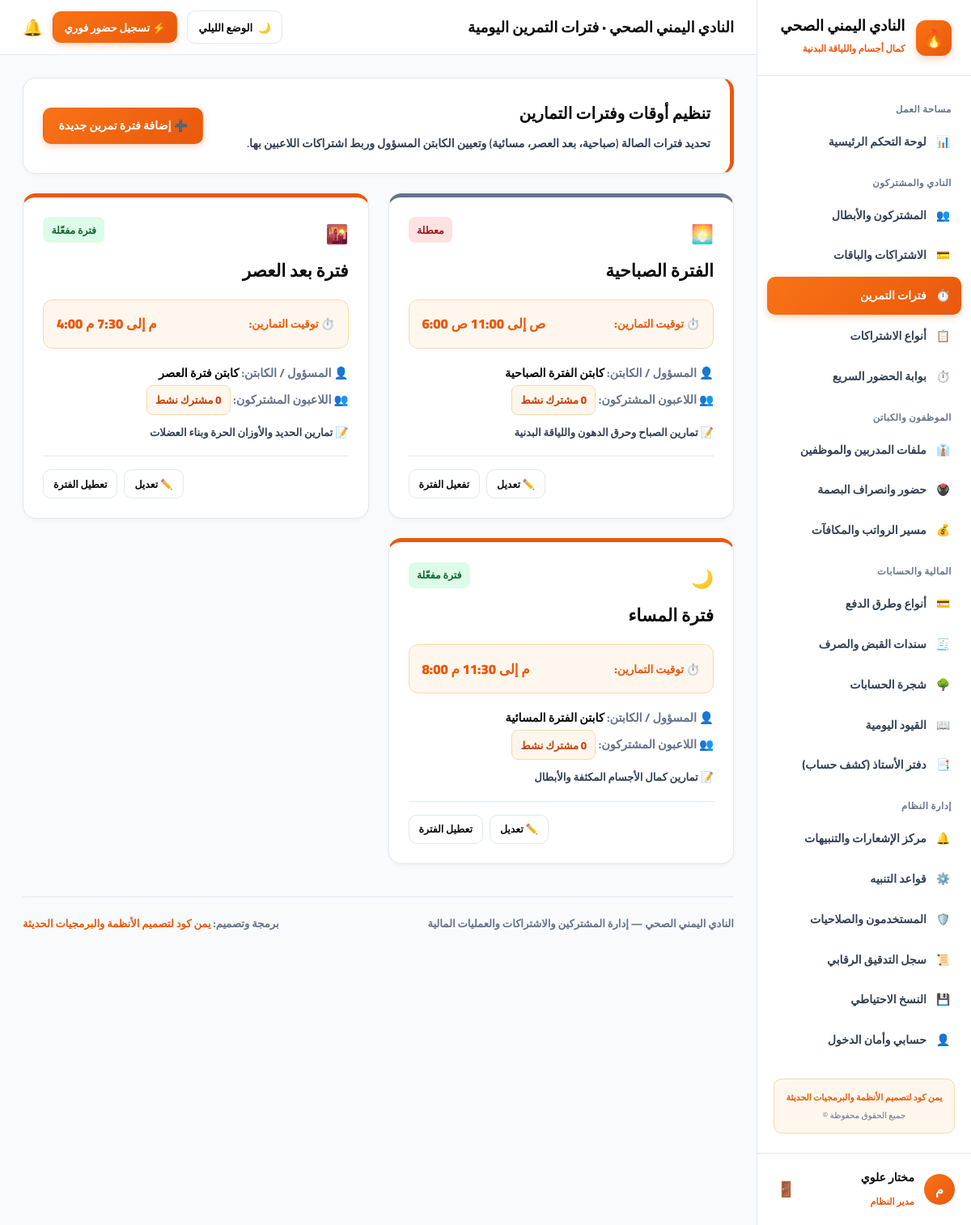
Screenshot of /shifts/ (signed in) with the database file from the repository.
### app/models.py (models this page shows, shortened)
class User(UserMixin, db.Model):
    __tablename__ = "users"
    id = db.Column(db.Integer, primary_key=True)
    username = db.Column(db.String(80), unique=True, nullable=False)
    password_hash = db.Column(db.String(255), nullable=False)
    full_name = db.Column(db.String(120), nullable=False)
    role_name = db.Column(db.String(50), default="مدير النظام")
    is_active = db.Column(db.Boolean, default=True)
    created_at = db.Column(db.DateTime, default=datetime.utcnow)

class Shift(db.Model):
    __tablename__ = "shifts"
    id = db.Column(db.Integer, primary_key=True)
    name = db.Column(db.String(100), nullable=False)
    start_time = db.Column(db.String(10), nullable=False)  # HH:MM e.g. 06:00
    end_time = db.Column(db.String(10), nullable=False)    # HH:MM e.g. 11:00
    supervisor_name = db.Column(db.String(120), nullable=True)
    employee_id = db.Column(db.Integer, db.ForeignKey("employees.id"), nullable=True)
    notes = db.Column(db.Text, nullable=True)
    is_active = db.Column(db.Boolean, default=True)
    employee = db.relationship("Employee", backref="supervised_shifts")
    subscriptions = db.relationship("Subscription", backref="shift", lazy=True)
    @property
    def formatted_time(self):
        def to_12h(t_str):
            if not t_str: return ""
            try:
                parts = t_str.split(":")
                h = int(parts[0])
                m = parts[1]
                period = "ص" if h < 12 else "م"
                h_12 = h % 12
                if h_12 == 0: h_12 = 12
                return f"{h_12}:{m} {period}"
            except Exception:
                return t_str
        return f"{to_12h(self.start_time)} إلى {to_12h(self.end_time)}"
    @property
    def active_supervisor(self):
        if self.employee:
            return self.employee.full_name
        return self.supervisor_name or "مسؤول الصالة"

### app/routes/shifts.py (the view, shortened to what this page needs)
@shifts_bp.route("/", methods=["GET", "POST"])
@login_required
def index():
    all_shifts = Shift.query.order_by(Shift.id.asc()).all()
    employees_list = Employee.query.filter_by(is_active=True).all()
    shift_stats = {}
    for s in all_shifts:
        count = Subscription.query.filter_by(shift_id=s.id, status="ساري").count()
        shift_stats[s.id] = count
    return render_template("shifts/index.html", shifts=all_shifts, employees=employees_list, stats=shift_stats)

### app/templates/shifts/index.html (shortened to what this page needs)
{% extends "base.html" %}
{% block header_title %}النادي اليمني الصحي · فترات التمرين اليومية{% endblock %}
{% block content %}
<div class="card" style="display: flex; justify-content: space-between; align-items: center; flex-wrap: wrap; gap: 1rem; border-right: 5px solid var(--primary);">
  <div>
    <h3 style="margin: 0 0 0.35rem 0; font-size: 1.25rem; font-weight: 900; color: var(--text-main);">
      تنظيم أوقات وفترات التمارين
    </h3>
    <p style="margin: 0; font-size: 0.88rem; font-weight: 600; color: var(--text-muted);">
      تحديد فترات الصالة (صباحية، بعد العصر، مسائية) وتعيين الكابتن المسؤول وربط اشتراكات اللاعبين بها.
    </p>
  </div>
  <button type="button" class="btn btn-primary" onclick="openModal('addShiftModal')">
    ➕ إضافة فترة تمرين جديدة
  </button>
</div>
<div style="display: grid; grid-template-columns: repeat(auto-fit, minmax(320px, 1fr)); gap: 1.5rem;">
  {% for s in shifts %}
  <div class="card" style="display: flex; flex-direction: column; justify-content: space-between; border-top: 5px solid {% if s.is_active %}var(--primary){% else %}var(--text-caption){% endif %}; margin-bottom: 0;">
    <div>
      <div style="display: flex; justify-content: space-between; align-items: flex-start; margin-bottom: 1rem;">
        <div>
          <span style="font-size: 1.4rem;">
            {% if 'صباح' in s.name %}🌅{% elif 'عصر' in s.name %}🌇{% else %}🌙{% endif %}
          </span>
          <h3 style="margin: 0.25rem 0 0 0; font-size: 1.35rem; font-weight: 900; color: var(--text-main);">{{ s.name }}</h3>
        </div>
        <div>
          {% if s.is_active %}
            <span class="badge badge-success">فترة مفعّلة</span>
          {% else %}
            <span class="badge badge-danger">معطلة</span>
          {% endif %}
        </div>
      </div>
      <div style="background: var(--badge-fire-bg); border: 1.5px solid var(--badge-fire-border); border-radius: 12px; padding: 0.85rem 1rem; margin: 1rem 0; display: flex; align-items: center; justify-content: space-between;">
        <span style="font-size: 0.85rem; font-weight: 800; color: var(--primary);">⏱️ توقيت التمارين:</span>
        <strong style="font-size: 1.05rem; font-weight: 900; color: var(--primary); direction: ltr;">
          {{ s.formatted_time }}
        </strong>
      </div>
      <div style="font-size: 0.9rem; line-height: 2; margin-bottom: 1rem;">
        <div>
          <strong style="color: var(--text-caption);">👤 المسؤول / الكابتن:</strong>
          <span style="font-weight: 800; color: var(--text-main);">{{ s.active_supervisor }}</span>
        </div>
        <div>
          <strong style="color: var(--text-caption);">👥 اللاعبون المشتركون:</strong>
          <span class="badge badge-fire" style="font-size: 0.82rem;">{{ stats.get(s.id, 0) }} مشترك نشط</span>
        </div>
        {% if s.notes %}
        <div style="margin-top: 0.5rem; font-size: 0.82rem; color: var(--text-muted); font-weight: 600;">
          📝 {{ s.notes }}
        </div>
        {% endif %}
      </div>
    </div>
    <div style="padding-top: 1rem; border-top: 1.5px solid var(--card-border); display: flex; justify-content: flex-end; gap: 0.5rem;">
      <button type="button" class="btn btn-secondary" style="font-size: 0.78rem; padding: 0.35rem 0.75rem;" onclick="openEditShiftModal('{{ s.id }}', '{{ s.name }}', '{{ s.start_time }}', '{{ s.end_time }}', '{{ s.supervisor_name or '' }}', '{{ s.employee_id or '' }}', '{{ s.notes or '' }}')">
        ✏️ تعديل
      </button>
      <form method="POST" action="{{ url_for('shifts.toggle_active', shift_id=s.id) }}" style="display: inline;">
        <button type="submit" class="btn btn-secondary" style="font-size: 0.78rem; padding: 0.35rem 0.75rem;">
          {% if s.is_active %}تعطيل الفترة{% else %}تفعيل الفترة{% endif %}
        </button>
      </form>
    </div>
  </div>
  {% else %}
  <div class="card" style="grid-column: 1 / -1; text-align: center; color: var(--text-caption); padding: 3rem; font-weight: 700;">
    لا توجد فترات تمرين مضافة.
  </div>
  {% endfor %}
</div>
{% endblock %}

### app/templates/base.html (shortened to what this page needs)
<!doctype html>
<html lang="ar" dir="rtl" data-theme="light">
<head>
  <link rel="stylesheet" href="{{ url_for('static', filename='css/theme-iron.css') }}">
</head>
<body>
  <div class="layout-root">
    <aside class="sidebar">
      <a href="{{ url_for('dashboard.index') }}" class="sidebar-brand">
        <div class="brand-icon">🔥</div>
        <div>
          <strong style="font-size: 1.15rem; display: block; line-height: 1.25; font-weight: 900;">النادي اليمني الصحي</strong>
          <span style="font-size: 0.72rem; color: var(--primary); font-weight: 800;">كمال أجسام واللياقة البدنية</span>
        </div>
      </a>
      <div class="sidebar-nav">
        <div class="nav-group-title">مساحة العمل</div>
        <a href="{{ url_for('dashboard.index') }}" class="nav-link {% if request.path == '/dashboard/' %}active{% endif %}">
          <span>📊</span>
          <span>لوحة التحكم الرئيسية</span>
        </a>
        <div class="nav-group-title">النادي والمشتركون</div>
        <a href="{{ url_for('members.index') }}" class="nav-link {% if '/members' in request.path %}active{% endif %}">
          <span>👥</span>
          <span>المشتركون والأبطال</span>
        </a>
        <a href="{{ url_for('subscriptions.index') }}" class="nav-link {% if request.path == '/subscriptions/' %}active{% endif %}">
          <span>💳</span>
          <span>الاشتراكات والباقات</span>
        </a>
        <a href="{{ url_for('shifts.index') }}" class="nav-link {% if '/shifts' in request.path %}active{% endif %}">
          <span>⏱️</span>
          <span>فترات التمرين</span>
        </a>
        <a href="{{ url_for('subscriptions.plans') }}" class="nav-link {% if '/subscriptions/plans' in request.path %}active{% endif %}">
          <span>📋</span>
          <span>أنواع الاشتراكات</span>
        </a>
        <a href="{{ url_for('attendance.index') }}" class="nav-link {% if '/member-attendance' in request.path %}active{% endif %}">
          <span>⏱️</span>
          <span>بوابة الحضور السريع</span>
        </a>
        <div class="nav-group-title">الموظفون والكباتن</div>
        <a href="{{ url_for('employees.index') }}" class="nav-link {% if request.path == '/employees/' %}active{% endif %}">
          <span>👔</span>
          <span>ملفات المدربين والموظفين</span>
        </a>
        <a href="{{ url_for('employees.attendance') }}" class="nav-link {% if '/employees/attendance' in request.path %}active{% endif %}">
          <span>🖲️</span>
          <span>حضور وانصراف البصمة</span>
        </a>
        <a href="{{ url_for('employees.payroll') }}" class="nav-link {% if '/employees/payroll' in request.path %}active{% endif %}">
          <span>💰</span>
          <span>مسير الرواتب والمكافآت</span>
        </a>
        <div class="nav-group-title">المالية والحسابات</div>
        <a href="{{ url_for('payments.methods') }}" class="nav-link {% if '/payments/methods' in request.path %}active{% endif %}">
          <span>💳</span>
          <span>أنواع وطرق الدفع</span>
        </a>
        <a href="{{ url_for('accounting.vouchers') }}" class="nav-link {% if '/accounting/vouchers' in request.path %}active{% endif %}">
          <span>🧾</span>
          <span>سندات القبض والصرف</span>
        </a>
        <a href="{{ url_for('accounting.accounts') }}" class="nav-link {% if '/accounting/accounts' in request.path %}active{% endif %}">
          <span>🌳</span>
          <span>شجرة الحسابات</span>
        </a>
        <a href="{{ url_for('accounting.journal') }}" class="nav-link {% if '/accounting/journal' in request.path %}active{% endif %}">
          <span>📖</span>
          <span>القيود اليومية</span>
        </a>
        <a href="{{ url_for('accounting.ledger') }}" class="nav-link {% if '/accounting/ledger' in request.path %}active{% endif %}">
          <span>📑</span>
          <span>دفتر الأستاذ (كشف حساب)</span>
        </a>
        <div class="nav-group-title">إدارة النظام</div>
        <a href="{{ url_for('notifications.index') }}" class="nav-link {% if request.path == '/notifications/' %}active{% endif %}">
          <span>🔔</span>
          <span>مركز الإشعارات والتنبيهات</span>
        </a>
        <a href="{{ url_for('notifications.rules') }}" class="nav-link {% if '/notifications/rules' in request.path %}active{% endif %}">
          <span>⚙️</span>
          <span>قواعد التنبيه</span>
        </a>
        <a href="{{ url_for('auth.users') }}" class="nav-link {% if '/auth/users' in request.path %}active{% endif %}">
          <span>🛡️</span>
          <span>المستخدمون والصلاحيات</span>
        </a>
        <a href="{{ url_for('system.audit') }}" class="nav-link {% if '/system/audit' in request.path %}active{% endif %}">
          <span>📜</span>
          <span>سجل التدقيق الرقابي</span>
        </a>
        <a href="{{ url_for('system.backup') }}" class="nav-link {% if '/system/backup' in request.path %}active{% endif %}">
          <span>💾</span>
          <span>النسخ الاحتياطي</span>
        </a>
        <a href="{{ url_for('auth.profile') }}" class="nav-link {% if '/auth/profile' in request.path %}active{% endif %}">
          <span>👤</span>
          <span>حسابي وأمان الدخول</span>
        </a>
        <div style="margin: 1.5rem 0.5rem 0.5rem 0.5rem; padding: 0.75rem; background: var(--badge-fire-bg); border: 1px solid var(--badge-fire-border); border-radius: 10px; text-align: center;">
          <span style="display: block; font-size: 0.68rem; font-weight: 800; color: var(--primary);">يمن كود لتصميم الأنظمة والبرمجيات الحديثة</span>
          <span style="display: block; font-size: 0.65rem; color: var(--text-caption); margin-top: 2px;">جميع الحقوق محفوظة ©</span>
        </div>
      </div>
      <div class="sidebar-user">
        <div class="user-info">
          <div class="user-avatar">{{ current_user.full_name[0] if current_user.is_authenticated else 'م' }}</div>
          <div>
            <strong style="font-size: 0.88rem; display: block; font-weight: 900;">{{ current_user.full_name if current_user.is_authenticated else 'مستخدم' }}</strong>
            <span style="font-size: 0.72rem; color: var(--primary); font-weight: 800;">{{ current_user.role_name if current_user.is_authenticated else 'مدير النادي' }}</span>
          </div>
        </div>
        <form method="POST" action="{{ url_for('auth.logout') }}">
          <button type="submit" title="تسجيل الخروج" style="background: none; border: none; cursor: pointer; color: var(--text-caption); font-size: 1.15rem; padding: 4px;">
            🚪
          </button>
        </form>
      </div>
    </aside>
    <div class="main-wrapper">
      <header class="topbar">
        <div>
          <h1 style="font-size: 1.15rem; margin: 0; font-weight: 900; color: var(--text-main);">
            {% block header_title %}النادي اليمني الصحي · نظام إدارة الصالة والأنشطة الرياضية{% endblock %}
          </h1>
        </div>
        <div style="display: flex; align-items: center; gap: 0.75rem;">
          <button type="button" class="theme-switch-btn" id="themeToggleBtn" onclick="toggleTheme()" title="التبديل بين الوضع الليلي والنهاري">
            <span id="themeBtnIcon">🌙</span>
            <span id="themeBtnText">الوضع الليلي</span>
          </button>
          <a href="{{ url_for('attendance.index') }}" class="btn btn-primary" style="font-size: 0.82rem; padding: 0.4rem 0.85rem;">
            ⚡ تسجيل حضور فوري
          </a>
          <a href="{{ url_for('notifications.index') }}" title="الإشعارات" style="text-decoration: none; font-size: 1.25rem; position: relative;">
            🔔
          </a>
        </div>
      </header>
      <main class="content-area">
        {% block content %}{% endblock %}
        <footer style="margin-top: 2.5rem; padding-top: 1.25rem; border-top: 1.5px solid var(--card-border); display: flex; justify-content: space-between; align-items: center; flex-wrap: wrap; gap: 0.75rem; font-size: 0.82rem; color: var(--text-caption); font-weight: 700;">
          <div>
            <strong>النادي اليمني الصحي</strong> — إدارة المشتركين والاشتراكات والعمليات المالية
          </div>
          <div>
            برمجة وتصميم: <strong style="color: var(--primary);">يمن كود لتصميم الأنظمة والبرمجيات الحديثة</strong>
          </div>
        </footer>
      </main>
    </div>
  </div>
</body>
</html>

### rows the page displays
User: is_active+full_name "م", is_active+full_name "مختار علوي", is_active+role_name "مدير النظام"
Shift: name "الفترة الصباحية", shows "معطلة", formatted_time "6:00 ص إلى 11:00 ص", active_supervisor "كابتن الفترة الصباحية", get "0", notes "تمارين الصباح وحرق الدهون واللياقة البدنية", shows "تفعيل الفترة"
Shift: name "فترة بعد العصر", is_active "فترة مفعّلة", formatted_time "4:00 م إلى 7:30 م", active_supervisor "كابتن فترة العصر", get "0", notes "تمارين الحديد والأوزان الحرة وبناء العضلات"
Shift: name "فترة المساء", is_active "فترة مفعّلة", formatted_time "8:00 م إلى 11:30 م", active_supervisor "كابتن الفترة المسائية", get "0", notes "تمارين كمال الأجسام المكثفة والأبطال"
